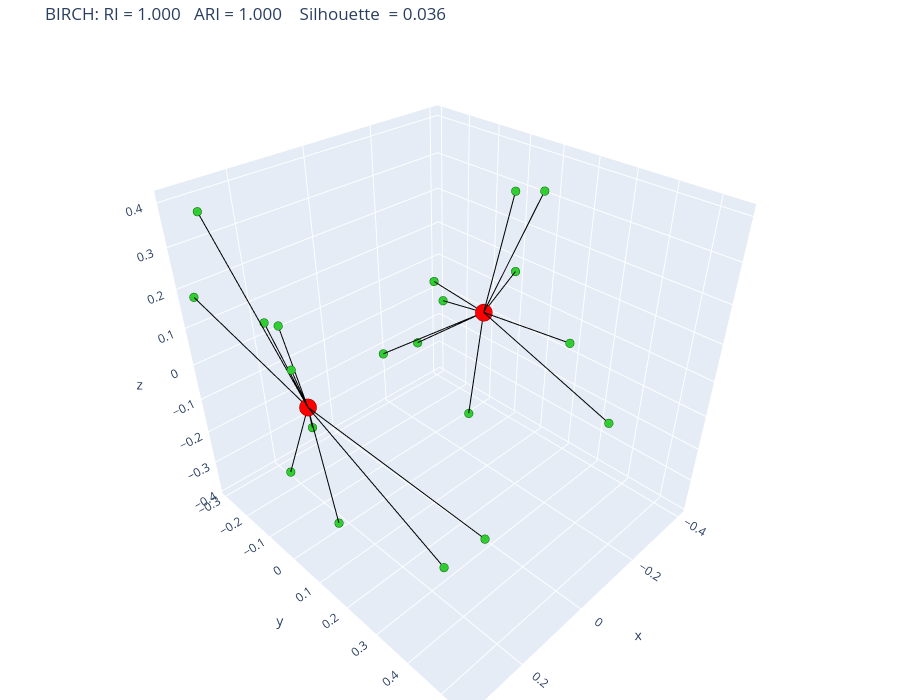

Notebook code for this chart:
### Code cell
C3_b = np.array([X3[lab_b == k].mean(axis=0) for k in range(lab_b.max() + 1)]) #центроиды классов LS/N

lx_b, ly_b, lz_b = [], [], []
for p, c in zip(X3, C3_b[lab_b]):
    lx_b += [p[0], c[0], None]
    ly_b += [p[1], c[1], None]
    lz_b += [p[2], c[2], None]

fig_b = go.Figure()
fig_b.add_trace(go.Scatter3d(x=lx_b, y=ly_b, z=lz_b, mode='lines',
                             line=dict(color='black', width=2), hoverinfo='skip'))
fig_b.add_trace(go.Scatter3d(x=X3[:, 0], y=X3[:, 1], z=X3[:, 2], mode='markers',
                             marker=dict(size=5, color='limegreen', line=dict(color='darkgreen', width=1)),
                             text=df['text'].str[:40]))
fig_b.add_trace(go.Scatter3d(x=C3_b[:, 0], y=C3_b[:, 1], z=C3_b[:, 2], mode='markers',
                             marker=dict(size=10, color='red', line=dict(color='darkred', width=1))))
fig_b.update_layout(height=700, width=900, margin=dict(l=0, r=0, t=40, b=0), showlegend=False,
                    title=f'BIRCH: RI = {rib:.3f}   ARI = {arib:.3f}    Silhouette  = {silb:.3f}')
fig_b.show()

### Figure 1 — Plotly figure (JSON) as saved in the notebook; plotly's stock layout.template omitted (floating-point values rounded to 4 significant figures)
{"data": [{"hoverinfo": "skip", "line": {"color": "black", "width": 2}, "mode": "lines", "type": "scatter3d", "x": [0.343, 0.2689, null, 0.3296, 0.2689, null, 0.3268, 0.2689, null, 0.2724, 0.2689, null, 0.1084, 0.2689, null, 0.3321, 0.2689, null, 0.2643, 0.2689, null, 0.2314, 0.2689, null, 0.2511, 0.2689, null, 0.23, 0.2689, null, -0.1467, -0.2689, null, -0.4032, -0.2689, null, -0.2972, -0.2689, null, -0.3217, -0.2689, null, -0.3191, -0.2689, null, -0.2342, -0.2689, null, -0.2649, -0.2689, null, -0.3799, -0.2689, null, -0.2754, -0.2689, null, -0.04653, -0.2689, null], "y": [-0.2891, -0.009422, null, 0.04404, -0.009422, null, -0.02297, -0.009422, null, -0.1321, -0.009422, null, -0.254, -0.009422, null, -0.2165, -0.009422, null, 0.405, -0.009422, null, 0.002945, -0.009422, null, -0.1126, -0.009422, null, 0.4811, -0.009422, null, -0.2505, 0.009422, null, -0.004996, 0.009422, null, -0.06325, 0.009422, null, 0.2439, 0.009422, null, 0.05244, 0.009422, null, -0.1349, 0.009422, null, -0.2382, 0.009422, null, 0.08934, 0.009422, null, -0.1441, 0.009422, null, 0.5445, 0.009422, null], "z": [0.1815, -0.008984, null, 0.1469, -0.008984, null, -0.1693, -0.008984, null, 0.1539, -0.008984, null, -0.301, -0.008984, null, 0.4013, -0.008984, null, -0.1897, -0.008984, null, -0.3834, -0.008984, null, 0.1454, -0.008984, null, -0.07546, -0.008984, null, -0.1834, 0.008984, null, 0.06942, 0.008984, null, -0.373, 0.008984, null, 0.0002112, 0.008984, null, 0.3315, 0.008984, null, 0.05539, 0.008984, null, -0.1958, 0.008984, null, 0.3248, 0.008984, null, -0.02264, 0.008984, null, 0.08336, 0.008984, null]}, {"marker": {"color": "limegreen", "line": {"color": "darkgreen", "width": 1}, "size": 5}, "mode": "markers", "text": ["Classic Chocolate Chip Cookies. Preheat ", "Vanilla Sponge Cake. Grease and line two", "Lemon Tart. Make the pastry by rubbing 1", "Blueberry Muffins. Heat the oven to 200 ", "Apple Crumble Pie. Peel, core and slice ", "Chocolate Brownies. Line a square baking", "Strawberry Cheesecake. Crush 200 grams o", "Cinnamon Rolls. Warm 240 millilitres of ", "French Macarons. Sift 100 grams of groun", "Tiramisu. Brew 300 millilitres of strong", "Roast Chicken with Garlic and Herbs. Tak", "Pan-Seared Salmon with Lemon Butter. Pat", "Beef Stew with Root Vegetables. Cut 800 ", "Bruschetta with Tomatoes and Basil. Dice", "Shrimp Garlic Skewers. Peel and devein 5", "Stuffed Mushrooms with Bacon. Remove the", "Grilled Pork Chops with Mustard Sauce. S", "Fish Tacos with Cabbage Slaw. Cut 500 gr", "Lamb Meatballs in Tomato Sauce. Combine ", "Smoked Salmon Canapés. Cut slices of dar"], "type": "scatter3d", "x": [0.343, 0.3296, 0.3268, 0.2724, 0.1084, 0.3321, 0.2643, 0.2314, 0.2511, 0.23, -0.1467, -0.4032, -0.2972, -0.3217, -0.3191, -0.2342, -0.2649, -0.3799, -0.2754, -0.04653], "y": [-0.2891, 0.04404, -0.02297, -0.1321, -0.254, -0.2165, 0.405, 0.002945, -0.1126, 0.4811, -0.2505, -0.004996, -0.06325, 0.2439, 0.05244, -0.1349, -0.2382, 0.08934, -0.1441, 0.5445], "z": [0.1815, 0.1469, -0.1693, 0.1539, -0.301, 0.4013, -0.1897, -0.3834, 0.1454, -0.07546, -0.1834, 0.06942, -0.373, 0.0002112, 0.3315, 0.05539, -0.1958, 0.3248, -0.02264, 0.08336]}, {"marker": {"color": "red", "line": {"color": "darkred", "width": 1}, "size": 10}, "mode": "markers", "type": "scatter3d", "x": [-0.2689, 0.2689], "y": [0.009422, -0.009422], "z": [0.008984, -0.008984]}], "layout": {"height": 700, "margin": {"b": 0, "l": 0, "r": 0, "t": 40}, "showlegend": false, "title": {"text": "BIRCH: RI = 1.000   ARI = 1.000    Silhouette  = 0.036"}, "width": 900}}
